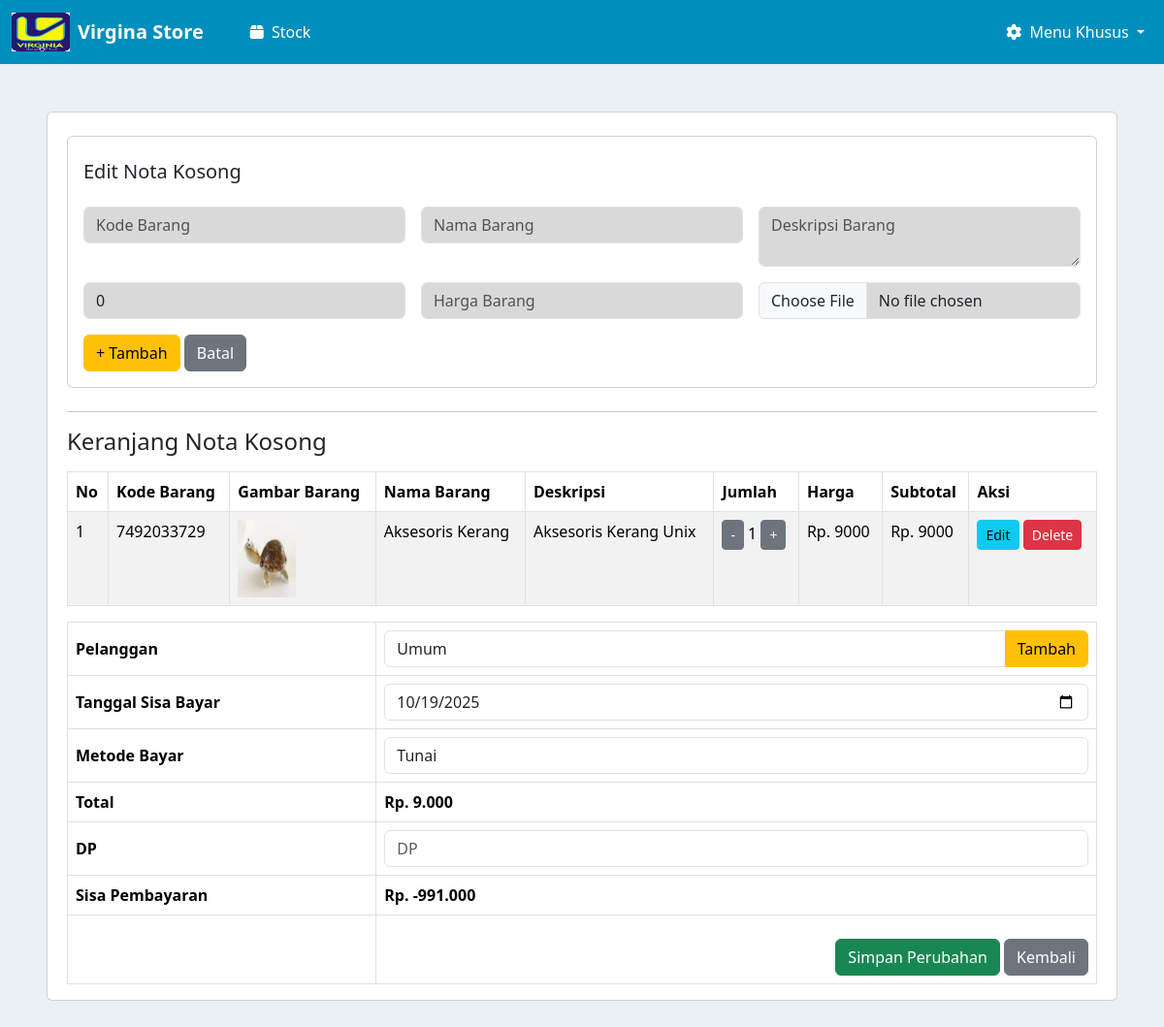
/nota/edit_nota/41/ (signed in), run on the app's committed database.
### nota/models.py (models this page shows, shortened)
class NotaKosong(models.Model):
    nota_payment = models.ForeignKey(NotaPayment, on_delete=models.CASCADE, related_name='items')
    kode_barang = models.CharField(max_length=50)
    nama_barang = models.CharField(max_length=100)
    deskripsi = models.TextField(blank=True, null=True)
    jumlah_barang = models.PositiveIntegerField(default=0)
    harga = models.DecimalField(max_digits=12, decimal_places=2)
    gambar = models.ImageField(upload_to='gambar_barang/', blank=True, null=True)
    @property
    def subtotal(self):
        return self.harga * self.jumlah_barang
    class Meta:
        verbose_name = "Nota Kosong"
        verbose_name_plural = "Daftar Nota Kosong"

class NotaPayment(models.Model):
    PAYMENT_METHOD_CHOICES = [
        ('tunai', 'Tunai'),
        ('debit', 'Debit'),
    ]
    customer = models.ForeignKey(Customer, on_delete=models.CASCADE, null=True, blank=True)
    tanggal_sisa_bayar = models.DateField()
    metode_pembayaran = models.CharField(max_length=10, choices=PAYMENT_METHOD_CHOICES)
    total_bayar = models.DecimalField(max_digits=12, decimal_places=2)
    dp = models.DecimalField(max_digits=12, decimal_places=2)
    sisa = models.DecimalField(max_digits=12, decimal_places=2)
    is_temporary = models.BooleanField(default=True)
    created_at = models.DateTimeField(auto_now_add=True)
    class Meta:
        verbose_name = "Nota Payment"
        verbose_name_plural = "Nota Payments"

### nota/views.py (the view, shortened to what this page needs)
# urls.py: path('edit_nota/<int:nota_id>/', views.edit_nota, name='edit_nota'),
def edit_nota(request, nota_id):
    try:
        nota = NotaPayment.objects.get(id=nota_id)
    except NotaPayment.DoesNotExist:
        messages.error(request, 'Nota tidak ditemukan.')
        return redirect('nota:cetak-nota-kosong')
    form = NotaKosongForm()
    payment_form = NotaPaymentForm(instance=nota)
    daftar_barang = []
    for item in NotaKosong.objects.filter(nota_payment=nota):
        daftar_barang.append({
            'id': str(item.id),
            'db_id': item.id,
            'kode_barang': item.kode_barang,
            'nama_barang': item.nama_barang,
            'deskripsi': item.deskripsi,
            'jumlah_barang': item.jumlah_barang,
            'harga': float(item.harga),
            'gambar': item.gambar.url if item.gambar else None,
            'subtotal': float(item.subtotal)
        })
    total = sum(item['subtotal'] for item in daftar_barang)
    konteks = {
        'form': form,
        'payment_form': payment_form,
        'daftar_barang': daftar_barang,
        'total': total,
        'nota': nota
    }
    return render(request, 'edit_nota.html', konteks)

### nota/forms.py
class NotaKosongForm(forms.ModelForm):
    class Meta:
        model = NotaKosong
        fields = ['kode_barang', 'nama_barang', 'deskripsi', 'jumlah_barang', 'harga', 'gambar']
        widgets = {
            'kode_barang': forms.TextInput(attrs={'class': 'form-control', 'placeholder': 'Kode Barang'}),
            'nama_barang': forms.TextInput(attrs={'class': 'form-control', 'placeholder': 'Nama Barang'}),
            'deskripsi': forms.Textarea(attrs={'class': 'form-control', 'placeholder': 'Deskripsi Barang', 'rows': 2}),
            'jumlah_barang': forms.NumberInput(attrs={'class': 'form-control', 'placeholder': 'QTY'}),
            'harga': forms.NumberInput(attrs={'class': 'form-control', 'placeholder': 'Harga Barang'}),
            'gambar': forms.FileInput(attrs={'class': 'form-control'}),
        }

class NotaPaymentForm(forms.ModelForm):
    class Meta:
        model = NotaPayment
        fields = ['customer', 'tanggal_sisa_bayar', 'metode_pembayaran', 'dp']
        widgets = {
            'customer': forms.Select(attrs={'class': 'form-control'}),
            'tanggal_sisa_bayar': forms.DateInput(attrs={'class': 'form-control', 'type': 'date'}),
            'metode_pembayaran': forms.Select(attrs={'class': 'form-control'}),
            'dp': forms.NumberInput(attrs={'class': 'form-control', 'placeholder': 'DP'}),
        }
    def __init__(self, *args, **kwargs):
        super().__init__(*args, **kwargs)
        self.fields['customer'].required = False
        self.fields['customer'].empty_label = "Pilih Pelanggan (Opsional)"

### kasir/models.py (called while the page is built)
    def __str__(self):
        return self.nama

### nota_suplayer/templates/edit_nota.html (shortened to what this page needs)
{% extends 'base.html' %}
{% load widget_tweaks %}
{% block content %}
<div class="mx-5 my-5 card my-2">
    <div class="" style="margin-left: 20px; margin-right: 20px;">
        <div class="card px-3 my-4">
            <h5 class="my-4">Edit Nota Kosong</h5>
            <form method="POST" enctype="multipart/form-data" class="row g-3" id="item-form">
                    <div class="col-md-4">
                        {{ form.kode_barang }}
                    </div>
                    <div class="col-md-4">
                        {{ form.nama_barang }}
                    </div>
                    <div class="col-md-4">
                        {{ form.deskripsi }}
                    </div>
                    <div class="col-md-4">
                        {{ form.jumlah_barang }}
                    </div>
                    <div class="col-md-4">
                        {{ form.harga|attr:"data-currency:true" }}
                    </div>
                    <div class="col-md-4">
                        {{ form.gambar }}
                    </div>
                <div class="col-12 my-3">
                    <button type="submit" name="add_item" class="btn btn-warning" id="submit-btn">+ Tambah</button>
                    <button type="button" class="btn btn-secondary" onclick="cancelEdit()">Batal</button>
                </div>
            </form>
        </div>
    <hr>
    <h4>Keranjang Nota Kosong</h4>
    <table class="table table-bordered table-striped mt-3">
        <thead>
            <tr>
                <th>No</th>
                <th>Kode Barang</th>
                <th>Gambar Barang</th>
                <th>Nama Barang</th>
                <th>Deskripsi</th>
                <th>Jumlah</th>
                <th>Harga</th>
                <th>Subtotal</th>
                <th>Aksi</th>
            </tr>
        </thead>
        <tbody>
            {% for barang in daftar_barang %}
            <tr data-id="{{ barang.id }}" data-kode="{{ barang.kode_barang }}" data-nama="{{ barang.nama_barang }}" data-deskripsi="{{ barang.deskripsi|default:'' }}" data-jumlah="{{ barang.jumlah_barang }}" data-harga="{{ barang.harga }}">
                <td>{{ forloop.counter }}</td>
                <td>{{ barang.kode_barang }}</td>
                <td>
                    {% if barang.gambar %}
                        <img src="{{ barang.gambar }}" width="60">
                    {% endif %}
                </td>
                <td>{{ barang.nama_barang }}</td>
                <td>{{ barang.deskripsi }}</td>
                <td>
                    <button class="btn btn-sm btn-secondary" onclick="updateQuantity('{{ barang.id }}', -1)">-</button>
                    <span id="qty-{{ barang.id }}">{{ barang.jumlah_barang }}</span>
                    <button class="btn btn-sm btn-secondary" onclick="updateQuantity('{{ barang.id }}', 1)">+</button>
                </td>
                <td>Rp. <span id="harga-{{ barang.id }}">{{ barang.harga|floatformat:0 }}</span></td>
                <td>Rp. <span id="subtotal-{{ barang.id }}">{{ barang.subtotal|default:0|floatformat:0 }}</span></td>
                <td>
                    <button class="btn btn-sm btn-info" onclick="editItem('{{ barang.id }}')">Edit</button>
                    <button class="btn btn-sm btn-danger" onclick="deleteItem('{{ barang.id }}')">Delete</button>
                </td>
            </tr>
            {% empty %}
            <tr><td colspan="9" class="text-center">Belum ada data</td></tr>
            {% endfor %}
        </tbody>
    </table>
    <div class="">
        <form method="POST" id="payment-form">
            <div class="">
                <div class="table-responsive">
                    <div class="">
                        <table class="table table-bordered align-middle">
                            <tbody>
                                <tr>
                                    <th style="width: 30%;">Pelanggan</th>
                                    <td style="width: 70%;">
                                        <div class="input-group">
                                            {{ payment_form.customer }}
                                            <button type="button" class="btn btn-warning"
                                                data-bs-toggle="modal" data-bs-target="#addCustomerModal">
                                                Tambah
                                            </button>
                                        </div>
                                    </td>
                                </tr>
                                <tr>
                                    <th>Tanggal Sisa Bayar</th>
                                    <td>{{ payment_form.tanggal_sisa_bayar }}</td>
                                </tr>
                                <tr>
                                    <th>Metode Bayar</th>
                                    <td>{{ payment_form.metode_pembayaran }}</td>
                                </tr>
                                <tr>
                                    <th>Total</th>
                                    <td><strong id="total_display">Rp. {{ total|floatformat:0 }}</strong></td>
                                </tr>
                                <tr>
                                    <th>DP</th>
                                    <td>{{ payment_form.dp|attr:"data-currency:true" }}</td>
                                </tr>
                                <tr>
                                    <th>Sisa Pembayaran</th>
                                    <td><strong id="id_sisa">Rp. 0</strong></td>
                                </tr>
                                <tr>
                                    <th></th>
                                    <td>
                                        <div class="text-end mt-3">
                                            <button type="submit" class="btn btn-success">
                                                Simpan Perubahan
                                            </button>
                                            <a href="{% url 'nota:cetak-nota-kosong' %}" class="btn btn-secondary">Kembali</a>
                                        </div>
                                    </td>
                                </tr>
                            </tbody>
                        </table>
                    </div>
                </div>
            </div>
        </form>
    </div>
</div>
{% endblock %}

### templates/base.html (style rules this page uses)
body { background-color: #EBF0F5; }

### nota_suplayer/templates/edit_nota.html (style rules this page uses)
input[name="kode_barang"] { background-color: #D9D9D9; }
input[name="nama_barang"] { background-color: #D9D9D9; }
textarea[name="deskripsi"] { background-color: #D9D9D9; }
input[name="jumlah_barang"] { background-color: #D9D9D9; }
input[name="harga"] { background-color: #D9D9D9; }
input[name="gambar"] { background-color: #D9D9D9; }

### data on the page
NotaKosong: kode_barang "7492033729", nama_barang "Aksesoris Kerang", deskripsi "Aksesoris Kerang Unix", jumlah_barang "1", harga "9000", subtotal "9000"
NotaPayment: customer "Umum", tanggal_sisa_bayar "10/19/2025", metode_pembayaran "Tunai"
